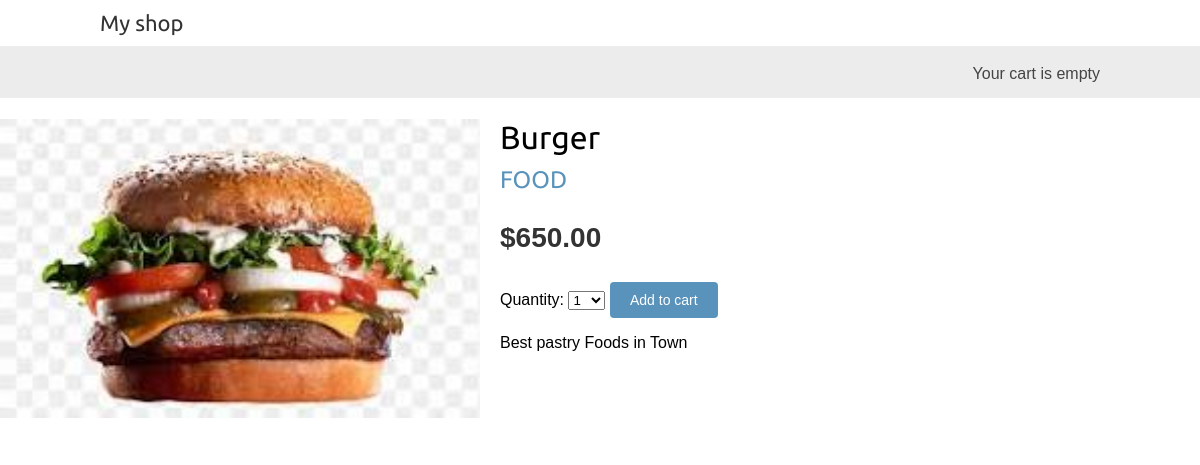
Page /10/burger/ on the committed database.
### shop/models.py (models this page shows, shortened)
class Product(models.Model):
    category = models.ForeignKey(Category, related_name='products', on_delete=models.CASCADE)
    name = models.CharField(max_length=200)
    slug = models.SlugField(max_length=200)
    image = models.ImageField(upload_to='products/%Y/%m/%d', blank=True)
    description = models.TextField(blank=True)
    price = models.DecimalField(max_digits=10, decimal_places=2)
    available = models.BooleanField(default=True)
    created = models.DateTimeField(auto_now_add=True)
    updated = models.DateTimeField(auto_now=True)
    class Meta:
        ordering = ['name']
        indexes = [
            models.Index(fields=['id','slug']),
            models.Index(fields=['name']),
            models.Index(fields=['-created']),
        ]

class Category(models.Model):
    name = models.CharField(max_length=200)
    slug = models.SlugField(max_length=200, unique=True)
    class Meta:
        ordering = ['name']
        indexes = [
            models.Index(fields=['name']),
        ]
        verbose_name = 'category'
        verbose_name_plural = 'categories'
    def __str__(self):
        return self.name
    def get_absolute_url(self):
        return reverse('shop:product_list_by_category', args=[self.slug])

### shop/views.py (the view)
# urls.py: path('<int:id>/<slug:slug>/', views.product_detail, name='product_detail'),
def product_detail(request, id, slug):
    product = get_object_or_404(Product, id=id,slug=slug,available=True)
    cart_product_form = CartAddProductForm()
    return render(request,'shop/product/detail.html',{'product':product,'cart_product_form':cart_product_form})

### cart/forms.py
class CartAddProductForm(forms.Form):
    quantity = forms.TypedChoiceField(choices=PRODUCT_QUANTITY_CHOICES, coerce=int)
    override =  forms.BooleanField(required=False,initial=False,widget=forms.HiddenInput)

### cart/cart.py (called while the page is built)
    def __len__(self):
        return sum(item['quantity'] for item in self.cart.values())

### cart/context_processors.py (called while the page is built)
def cart(request):
    return{'cart':Cart(request)}

### shop/templates/shop/product/detail.html (shortened to what this page needs)
{% extends "base.html" %}
{% load static %}
{% block content  %}
<div  class="product-detail">
    <img src="{% if product.image %}{{ product.image.url }}{% else %}{% static "img/no_image.png" %}{% endif %}">
    <h1>{{ product.name }}</h1>
    <h2>
     <a href="{{ product.category.get_absolute_url }}">{{ product.category}}
     </a>
    </h2>
    <p class="price">${{ product.price }}</p>
    <form action="{% url "cart:cart_add" product.id %}" method="post">
        {{ cart_product_form }}
        <input type="submit" value="Add to cart">
    </form>
    {{ product.description|linebreaks }}
</div>
{% endblock %}

### shop/static/css/base.css (style rules this page uses)
body { margin:0; padding:0; font-family:helvetica, sans-serif; }
h1, h2, h3, h4, h5 , h6 { font-family: 'Ubuntu', sans-serif; font-weight:normal; }
a { text-decoration:none; color:#5993bb; }
a.button, input[type="submit"] { color:#fff; background:#5993bb; border-radius:4px; padding:10px 20px; font-size:14px; border:0; }
.product-detail { text-align:justify; }
.product-detail .price { color:#333; font-size:28px; font-weight:bold; }
.product-detail img { width:40%; float:left; padding:0 20px 20px 0; }
.product-detail h1 { margin-bottom:0; }
.product-detail h2 { margin-top:10px; }

### rows in the picture
Product: image (picture), name "Burger", category "FOOD", price "650.00", description "Best pastry Foods in Town"
